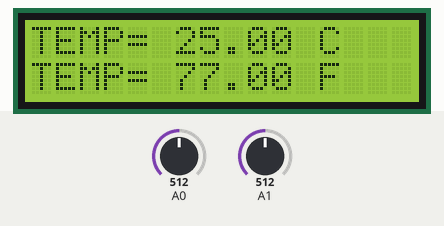
Simulated run of this sketch. Board: Arduino Uno, built with avr-gcc and run on an emulated ATmega328P. Parts: 16×2 character LCD. Inputs (shaded band) come from the test bench; at power-on: A1 = 512, A0 = 512.

Above: at 3.7 s.
3.8 s: A1 set to 716
At 5.6 s:
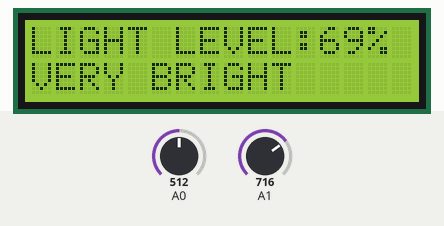
13.7 s: A1 set to 511
At 17.4 s:
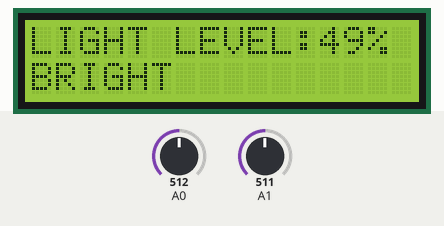
23.6 s: A1 set to 306
At 25.6 s:
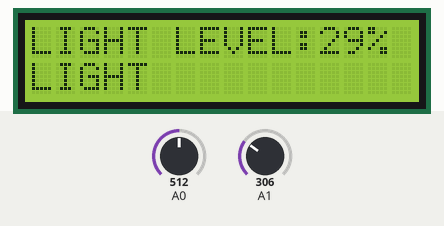
33.5 s: A1 set to 122
At 37.3 s:
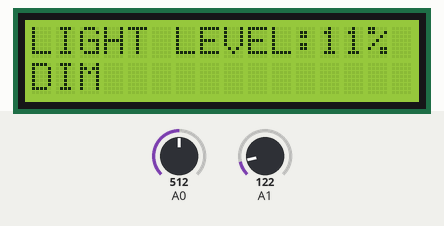
43.4 s: A1 set to 40
At 45.5 s:
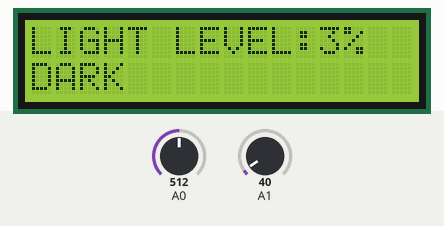
53.3 s: A0 set to 716
At 55.6 s:
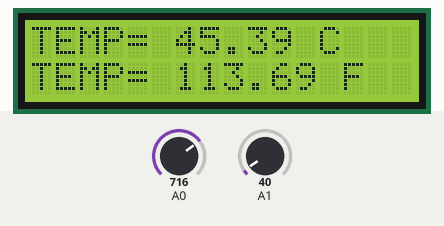
Timing chart, 0 to 57.1 s (numbered marks = the images above; inputs shaded):
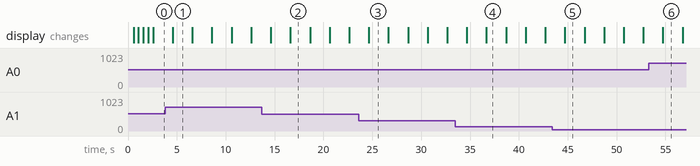

The sketch:

TEMP_LIGHT_LCD.ino
```cpp
#include<LiquidCrystal.h>
#include<math.h>
LiquidCrystal lcd(7, 6, 5, 4, 3, 2);
double ThermistorF(int RawADC) {
 double Temp;
 Temp = log(10000.0*((1024.0/RawADC-1)));
 Temp = 1 / (0.001129148 + (0.000234125 + (0.0000000876741 * Temp * Temp ))* Temp );
 Temp = Temp - 273.15;
 Temp = (Temp * 9.0)/ 5.0 + 32.0;
 return Temp;
}

double ThermistorC(int RawADC) {
 double Temp;
 Temp = log(10000.0*((1024.0/RawADC-1)));
 Temp = 1 / (0.001129148 + (0.000234125 + (0.0000000876741 * Temp * Temp ))* Temp );
 Temp = Temp - 273.15;
 return Temp;
}
void setup() {{ //initialise for at least 2s
  lcd.begin(16, 2);
  lcd.print("INITIALISING");
  delay(500);
  lcd.print(".");
  delay(500);
  lcd.print(".");
  delay(500);
  lcd.print(".");
  delay(500);
  lcd.print(".");
  delay(500);
}


}

void loop() {{
  int valF, valC;
  double tempF, tempC;
  valF=analogRead(0);
  tempF=ThermistorF(valF);
  valC=analogRead(0);
  tempC=ThermistorC(valC);

  lcd.clear();
  lcd.setCursor(0,0);
  lcd.print("TEMP= ");
  lcd.print(tempC);
  lcd.print(" C");
  lcd.setCursor(0,6);
  lcd.print("TEMP= ");
  lcd.print(tempF);
  lcd.print(" F");

  delay(2000);
}
{
 int sensorValue = analogRead(A1);
 double dV = sensorValue;
 double le = (dV/1023)*100;
 int level = le;
 lcd.clear();
 lcd.setCursor(0,0);
 lcd.print("LIGHT LEVEL:");
 lcd.print(level);
 lcd.print("%");
 lcd.setCursor(0, 1);

 if ((level >= 0) && (level <= 5))
 {
  lcd.print("DARK");
 }
 else if ((level > 5) && (level <= 20))
 {
  lcd.print("DIM");
 }
 else if ((level > 20) && (level <= 30))
 {
  lcd.print("LIGHT");
 }
 else if ((level > 30) && (level <= 50))
 {
  lcd.print("BRIGHT");
 }
 else
 {
  lcd.print("VERY BRIGHT");
 }

 delay(2000);
}}
```

Measured:
- after the input at 3.8 s, the display: changes after 0.78 s (image 1)
- after the input at 13.7 s, the display: first differs from a run without the input after 2.9 s (image 2)
- after the input at 23.6 s, the display: changes after 1.0 s (image 3)
- after the input at 33.5 s, the display: first differs from a run without the input after 3.2 s (image 4)
- after the input at 43.4 s, the display: changes after 1.3 s (image 5)
- after the input at 53.3 s, the display: changes after 1.4 s (image 6)
- what the display in image 1 shows lasts 2.0 s, from 4.6 s to 6.6 s
